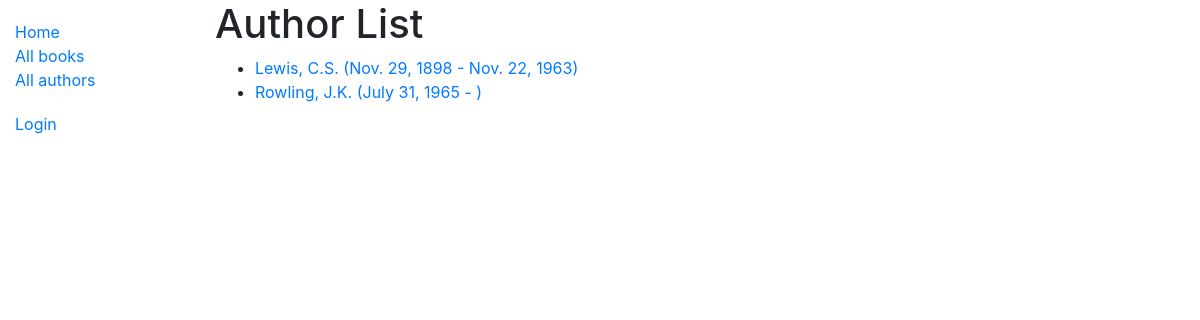
Screenshot of /catalog/authors/ with the database file from the repository.
### catalog/models.py (models this page shows)
class Author(models.Model):
    first_name = models.CharField(max_length=100)
    last_name = models.CharField(max_length=100)
    date_of_birth = models.DateField(null=True, blank=True)
    date_of_death = models.DateField('died', null=True, blank=True)
    class Meta:
        ordering = ['last_name', 'first_name']
    def get_absolute_url(self):
        return reverse('author-detail', args=[str(self.id)])
    def __str__(self):
        return '{0}, {1}'.format(self.last_name, self.first_name)

### catalog/views.py (the view)
# urls.py: path('authors/', views.AuthorListView.as_view(), name='authors'),
class AuthorListView(generic.ListView):
    model = Author
    paginate_by = 10

### catalog/templates/catalog/author_list.html
{% extends "base_generic.html" %}
{% block content %}
<h1>Author List</h1>
{% if author_list %}
  <ul>
  {% for author in author_list %}
    <li>
      <a href="{{ author.get_absolute_url }}">
      {{ author }} ({{author.date_of_birth}} - {% if author.date_of_death %}{{author.date_of_death}}{% endif %})
      </a>
    </li>
  {% endfor %}
 </ul>
{% else %}
  <p>There are no authors available.</p>
{% endif %}
{% endblock %}

### rows the page displays
Author: last_name+first_name "Lewis, C.S.", date_of_birth "Nov. 29, 1898", date_of_death "Nov. 22, 1963"
Author: last_name+first_name "Rowling, J.K.", date_of_birth "July 31, 1965"
